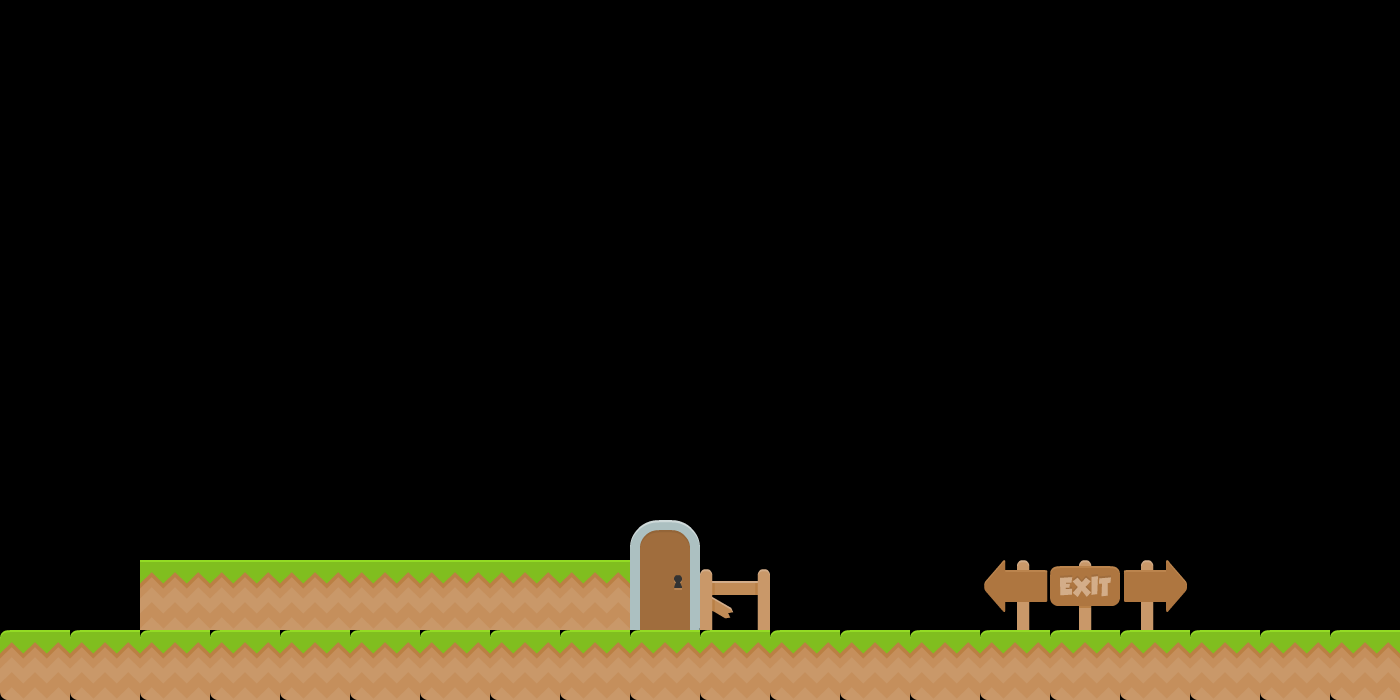

A 2D game scene composited from a Tiled map and its tileset images. What follows is a short description and the map's XML, with each tile layer's data collapsed to a summary:
An orthogonal 20x10 tile map with 70x70 px tiles, 1 tile layer (background) and 4 objects (3x block, ground).

<map version="1.0" orientation="orthogonal" width="20" height="10" tilewidth="70" tileheight="70">
 <tileset firstgid="1" name="background-tiles" tilewidth="70" tileheight="70">
  <image source="../img/background-tiles.png" width="910" height="840" />
 </tileset>
 <layer name="background" width="20" height="10">
  <data>[200 cells, 33 non-empty, 8 distinct tile ids]</data>
 </layer>
 <objectgroup color="#ff0000" name="collision" width="20" height="10">
  <object name="ground" type="ground" x="0" y="630">
   <polyline points="0,0 134,0 136,-64 622,-66 624,-4 1396,0 1398,-628 -4,-626 -4,4 66,4 136,4 136,-66" />
  </object>
 </objectgroup>
 <objectgroup name="blocks" width="20" height="10">
  <object name="block" type="block" x="700" y="280" width="70" height="70" />
  <object name="block" type="block" x="840" y="280" width="70" height="70" />
  <object name="block" type="block" x="770" y="420" width="70" height="70" />
 </objectgroup>
</map>
